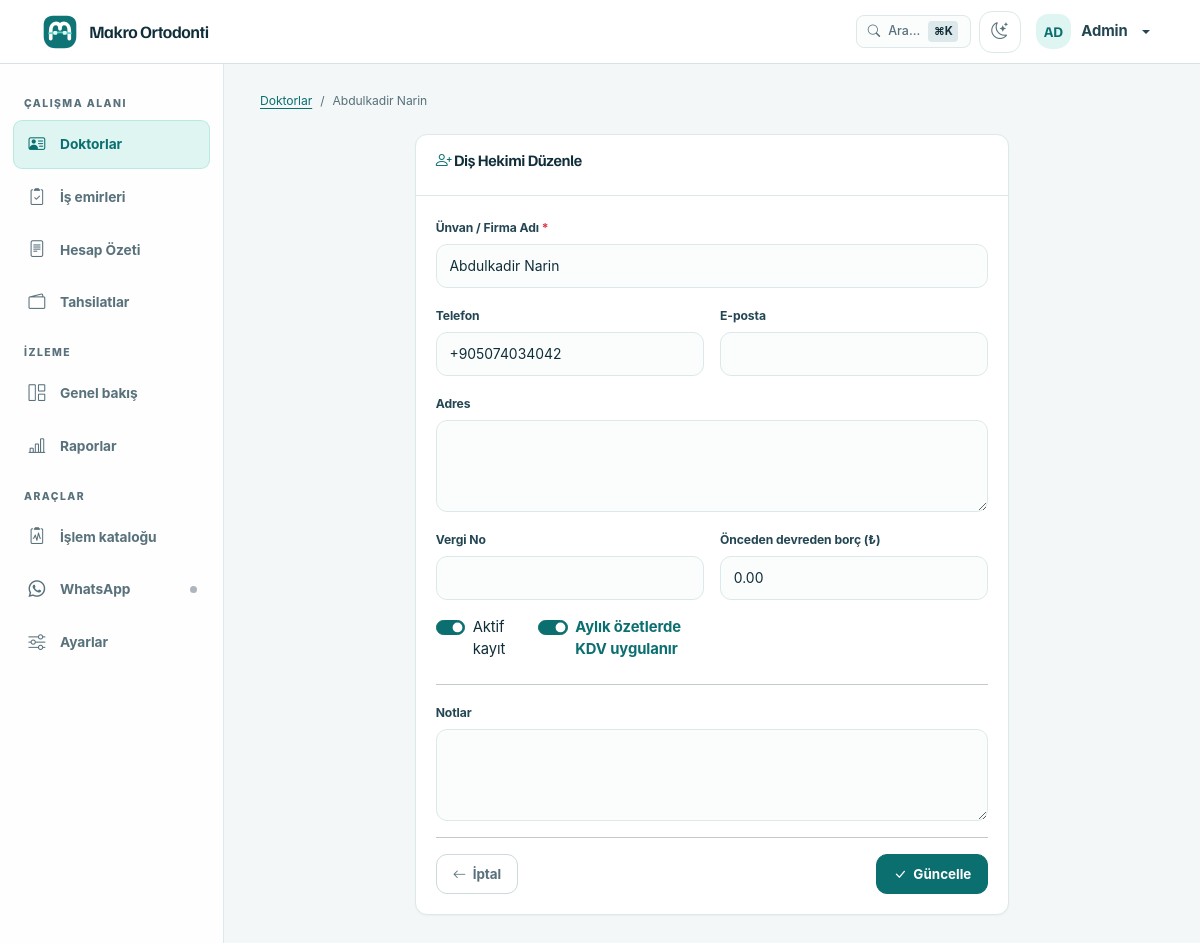
The page /parties/1/edit (signed in) on the database its author committed.
### app/models/models.py (models this page shows, shortened)
class User(UserMixin, Base, TimestampMixin):
    __tablename__ = "users"
    id: Mapped[int] = mapped_column(Integer, primary_key=True, autoincrement=True)
    username: Mapped[str] = mapped_column(String(50), nullable=False, unique=True, index=True)
    password_hash: Mapped[str] = mapped_column(String(256), nullable=False)
    full_name: Mapped[str] = mapped_column(String(150), nullable=False)
    role: Mapped[str] = mapped_column(String(20), nullable=False, default="staff", index=True)
    is_active: Mapped[bool] = mapped_column(Boolean, default=True, nullable=False)
    last_login: Mapped[datetime | None] = mapped_column(DateTime, nullable=True)
    api_token_hash: Mapped[str | None] = mapped_column(String(64), nullable=True, unique=True, index=True)
    ROLE_ADMIN = "admin"
    ROLE_STAFF = "staff"
    VALID_ROLES = [ROLE_ADMIN, ROLE_STAFF]

class Party(Base, TimestampMixin):
    __tablename__ = "parties"
    id: Mapped[int] = mapped_column(Integer, primary_key=True, autoincrement=True)
    party_type: Mapped[str] = mapped_column(
        SQLEnum(PartyType), nullable=False, default=PartyType.DENTIST, index=True
    )
    name: Mapped[str] = mapped_column(String(200), nullable=False)  # full name or company name
    phone: Mapped[str | None] = mapped_column(String(20), nullable=True, index=True)
    email: Mapped[str | None] = mapped_column(String(200), nullable=True)
    address: Mapped[str | None] = mapped_column(Text, nullable=True)
    tax_id: Mapped[str | None] = mapped_column(String(50), nullable=True)  # TC Kimlik / Vergi No
    notes: Mapped[str | None] = mapped_column(Text, nullable=True)
    is_active: Mapped[bool] = mapped_column(Boolean, default=True, nullable=False, index=True)
    previous_balance: Mapped[Decimal] = mapped_column(Numeric(12, 2), default=Decimal("0.00"), nullable=False)
    applies_kdv: Mapped[bool] = mapped_column(Boolean, default=False, nullable=False, index=True)
    first_name: Mapped[str | None] = mapped_column(String(100), nullable=True)
    last_name: Mapped[str | None] = mapped_column(String(100), nullable=True)
    date_of_birth: Mapped[date | None] = mapped_column(nullable=True)
    treatment_status: Mapped[str] = mapped_column(
        String(30), default="active", nullable=False, index=True
    )
    contact_person: Mapped[str | None] = mapped_column(String(150), nullable=True)
    contact_phone: Mapped[str | None] = mapped_column(String(20), nullable=True)
    referred_by_id: Mapped[int | None] = mapped_column(Integer, ForeignKey("parties.id"), nullable=True, index=True)
    referred_by = relationship("Party", remote_side="Party.id", foreign_keys=[referred_by_id], lazy="selectin")
    invoices: Mapped[list["Invoice"]] = relationship(
        back_populates="party", lazy="selectin"
    )
    patient: Mapped["Patient"] = relationship(
        back_populates="party", uselist=False, lazy="selectin"
    )
    treatments: Mapped[list["PatientTreatment"]] = relationship(
        back_populates="party", lazy="selectin"
    )
    work_orders: Mapped[list["WorkOrder"]] = relationship(
        back_populates="party", lazy="selectin"
    )
    previous_balance_payments: Mapped[list["PartyPayment"]] = relationship(
        back_populates="party",
        cascade="all, delete-orphan",
        lazy="selectin",
        order_by="PartyPayment.payment_date.desc(), PartyPayment.id.desc()",
    )
    __table_args__ = (
        UniqueConstraint("name", "phone", "party_type", name="uq_party_identity"),
    )
    @property
    def display_name(self) -> str:
        return self.name

### app/routes/parties.py (the view, shortened to what this page needs)
@parties_bp.route("/<int:party_id>/edit", methods=["GET", "POST"])
@login_required
@permissions_required("clinical.edit")
def edit_party(party_id):
    party = db.get_or_404(Party, party_id)
    return render_template("parties/form.html", party=party)

### app/__init__.py (called while the page is built, shortened)
def _get_cached_setting(key: str, default: str = "") -> str:
    now = time.monotonic()
    cached = _settings_cache.get(key)
    if cached and (now - cached[0]) < _SETTINGS_CACHE_TTL:
        return cached[1]

### app/authz.py (called while the page is built)
def has_permission(user, permission: str) -> bool:
    permissions = ROLE_PERMISSIONS.get(getattr(user, "role", None), frozenset())
    return "*" in permissions or permission in permissions

def permissions_required(*permissions: str):
    def decorator(view_func):
        @wraps(view_func)
        def wrapped(*args, **kwargs):
            if not current_user.is_authenticated:
                return redirect(url_for("auth.login"))
            if not all(has_permission(current_user, permission) for permission in permissions):
                flash("Bu işlem için yetkiniz bulunmuyor.", "danger")
                return redirect(url_for("dashboard.index"))
            return view_func(*args, **kwargs)
        return wrapped
    return decorator

### app/services/exchange_service.py (called while the page is built, shortened)
def get_rate_health(max_age_days: int = 2) -> dict:
    latest = db.session.execute(
        db.select(ExchangeRate)
        .order_by(ExchangeRate.rate_date.desc())
        .limit(1)
    ).scalar_one_or_none()
    age_days = (date.today() - latest.rate_date).days
    return {
        "exists": True,
        "is_stale": age_days > max_age_days,
        "age_days": age_days,
        "last_date": latest.rate_date,
        "last_rate": Decimal(str(latest.eur_to_try)),
    }

def ensure_daily_rate(max_age_days: int = 2) -> dict:
    global _last_auto_check_date
    today = date.today()
    if _last_auto_check_date == today:
        return get_rate_health(max_age_days=max_age_days)

### app/services/whatsapp_service.py (called while the page is built)
    @classmethod
    def quick_state(cls) -> str:
        with cls._state_lock:
            if cls._connected:
                return "connected"
            if cls._thread is not None and cls._thread.is_alive():
                return "connecting"
            return "disconnected"

### app/user_loader.py (called while the page is built)
@login_manager.user_loader
def load_user(user_id: str) -> User | None:
    try:
        uid = int(user_id)
    except (ValueError, TypeError):
        return None
    user = db.session.get(User, uid)
    if user and not user.is_active:
        return None
    return user

### app/templates/parties/form.html (shortened to what this page needs)
{% extends "base.html" %}
{% block content %}
<div class="mb-4">
    <nav aria-label="breadcrumb">
        <ol class="breadcrumb">
            <li class="breadcrumb-item"><a href="{{ url_for('parties.list_parties') }}">Doktorlar</a></li>
            <li class="breadcrumb-item active">{% if party %}{{ party.display_name }}{% else %}Yeni Diş Hekimi{% endif %}</li>
        </ol>
    </nav>
</div>
<div class="row justify-content-center">
    <div class="col-md-8">
        <div class="card border-0 shadow-sm">
            <div class="card-header bg-white">
                <h5 class="mb-0">
                    <i class="bi bi-person-plus"></i>
                    {% if party %}Diş Hekimi Düzenle{% else %}Yeni Diş Hekimi Ekle{% endif %}
                </h5>
            </div>
            <div class="card-body">
                <form method="POST" action="{{ url_for('parties.edit_party', party_id=party.id) if party else url_for('parties.add_party') }}">
                    <div class="row g-3">
                        <div class="col-12">
                            <label for="name" class="form-label">Ünvan / Firma Adı <span class="text-danger">*</span></label>
                            <input type="text" class="form-control" id="name" name="name" value="{{ party.name|default('', true) }}" required>
                        </div>
                        <div class="col-md-6">
                            <label for="phone" class="form-label">Telefon</label>
                            <input type="tel" class="form-control" id="phone" name="phone" value="{{ party.phone|default('', true) }}" placeholder="+90 5XX XXX XX XX" autocomplete="tel">
                        </div>
                        <div class="col-md-6">
                            <label for="email" class="form-label">E-posta</label>
                            <input type="email" class="form-control" id="email" name="email" value="{{ party.email|default('', true) }}" autocomplete="email">
                        </div>
                        <div class="col-12">
                            <label for="address" class="form-label">Adres</label>
                            <textarea class="form-control" id="address" name="address" rows="2" autocomplete="street-address">{{ party.address|default('', true) }}</textarea>
                        </div>
                        <div class="col-md-6">
                            <label for="tax_id" class="form-label">Vergi No</label>
                            <input type="text" class="form-control" id="tax_id" name="tax_id" value="{{ party.tax_id|default('', true) }}" inputmode="numeric">
                        </div>
                        <div class="col-md-6">
                            <label for="previous_balance" class="form-label">Önceden devreden borç (₺)</label>
                            <input type="number" class="form-control" id="previous_balance" name="previous_balance" value="{{ party.previous_balance|default('0.00', true) }}" step="0.01" min="0" inputmode="decimal">
                        </div>
                        <div class="col-md-6 d-flex align-items-end">
                            <div class="form-check form-switch mb-2 me-4">
                                <input class="form-check-input" type="checkbox" role="switch" id="is_active" name="is_active" {% if not party or party.is_active %}checked{% endif %}>
                                <label class="form-check-label" for="is_active">Aktif kayıt</label>
                            </div>
                            <div class="form-check form-switch mb-2">
                                <input class="form-check-input" type="checkbox" role="switch" id="applies_kdv" name="applies_kdv" {% if party and party.applies_kdv %}checked{% endif %}>
                                <label class="form-check-label fw-bold text-primary" for="applies_kdv">Aylık özetlerde KDV uygulanır</label>
                            </div>
                        </div>
                    </div>
                    <hr>
                    <div class="row g-3 mb-3">
                        <div class="col-12">
                            <label for="notes" class="form-label">Notlar</label>
                            <textarea class="form-control" id="notes" name="notes" rows="3">{{ party.notes|default('', true) }}</textarea>
                        </div>
                    </div>
                    <hr>
                    <div class="d-flex justify-content-between">
                        <a href="{{ url_for('parties.list_parties') }}" class="btn btn-outline-secondary">
                            <i class="bi bi-arrow-left"></i> İptal
                        </a>
                        <button type="submit" class="btn btn-primary">
                            <i class="bi bi-check-lg"></i> {% if party %}Güncelle{% else %}Kaydet{% endif %}
                        </button>
                    </div>
                </form>
            </div>
        </div>
    </div>
</div>
{% endblock %}

### app/templates/components/navbar.html (shortened to what this page needs)
<nav class="navbar fixed-top" aria-label="Üst menü">
    <div class="container-fluid">
        <a class="navbar-brand d-flex align-items-center" href="{{ url_for('dashboard.index') }}" aria-label="{{ clinic_name }} ana sayfa">
            <span class="brand-mark" aria-hidden="true"></span>
            <span class="brand-copy"><span>{{ clinic_name }}</span></span>
        </a>
        <ul class="navbar-nav ms-auto flex-row align-items-center gap-2">
                {% if current_user.is_authenticated %}
                <li class="nav-item">
                    <button class="cmd-k-trigger" type="button" data-bs-toggle="modal" data-bs-target="#commandPaletteModal" title="Hızlı Arama (Cmd+K)">
                        <i class="bi bi-search"></i>
                        <span class="d-none d-sm-inline">Ara...</span>
                        <span class="cmd-k-badge">⌘K</span>
                    </button>
                </li>
                <li class="nav-item">
                    <button class="theme-toggle" type="button" aria-label="Tema değiştir" title="Açık/Koyu tema">
                        <i class="bi bi-moon-stars" aria-hidden="true"></i>
                    </button>
                </li>
                <li class="nav-item dropdown">
                    <a class="nav-link dropdown-toggle user-menu" href="#" data-bs-toggle="dropdown" aria-expanded="false" aria-label="{{ current_user.full_name }} kullanıcı menüsü">
                        <span class="user-avatar" aria-hidden="true">{{ current_user.full_name[:2]|upper }}</span>
                        <span class="user-name">{{ current_user.full_name }}</span>
                    </a>
                </li>
                {% endif %}
        </ul>
    </div>
</nav>

### rows shown on the page
User: full_name "AD", full_name "Admin"
Party: display_name "Abdulkadir Narin", name "Abdulkadir Narin", phone "+905074034042", previous_balance "0.00", is_active "☑", applies_kdv "☑"

### other values the page prints
{{ clinic_name }} "Makro Ortodonti"
